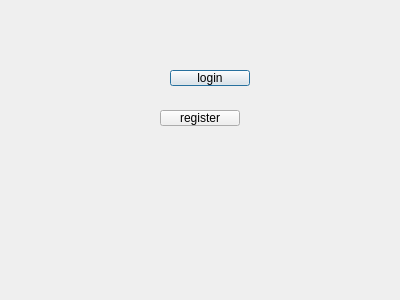
<?xml version="1.0" encoding="UTF-8"?>
<ui version="4.0">
 <class>MenuDialog</class>
 <widget class="QDialog" name="MenuDialog">
  <property name="geometry">
   <rect>
    <x>0</x>
    <y>0</y>
    <width>400</width>
    <height>300</height>
   </rect>
  </property>
  <property name="windowTitle">
   <string>Dialog</string>
  </property>
  <widget class="QPushButton" name="pushButton">
   <property name="geometry">
    <rect>
     <x>170</x>
     <y>70</y>
     <width>80</width>
     <height>16</height>
    </rect>
   </property>
   <property name="text">
    <string>login</string>
   </property>
  </widget>
  <widget class="QPushButton" name="pushButton_2">
   <property name="geometry">
    <rect>
     <x>160</x>
     <y>110</y>
     <width>80</width>
     <height>16</height>
    </rect>
   </property>
   <property name="text">
    <string>register</string>
   </property>
  </widget>
 </widget>
 <resources/>
 <connections>
  <connection>
   <sender>pushButton</sender>
   <signal>clicked()</signal>
   <receiver>MenuDialog</receiver>
   <slot>accept()</slot>
   <hints>
    <hint type="sourcelabel">
     <x>217</x>
     <y>81</y>
    </hint>
    <hint type="destinationlabel">
     <x>284</x>
     <y>280</y>
    </hint>
   </hints>
  </connection>
  <connection>
   <sender>pushButton_2</sender>
   <signal>clicked()</signal>
   <receiver>MenuDialog</receiver>
   <slot>accept()</slot>
   <hints>
    <hint type="sourcelabel">
     <x>186</x>
     <y>123</y>
    </hint>
    <hint type="destinationlabel">
     <x>103</x>
     <y>291</y>
    </hint>
   </hints>
  </connection>
 </connections>
</ui>
